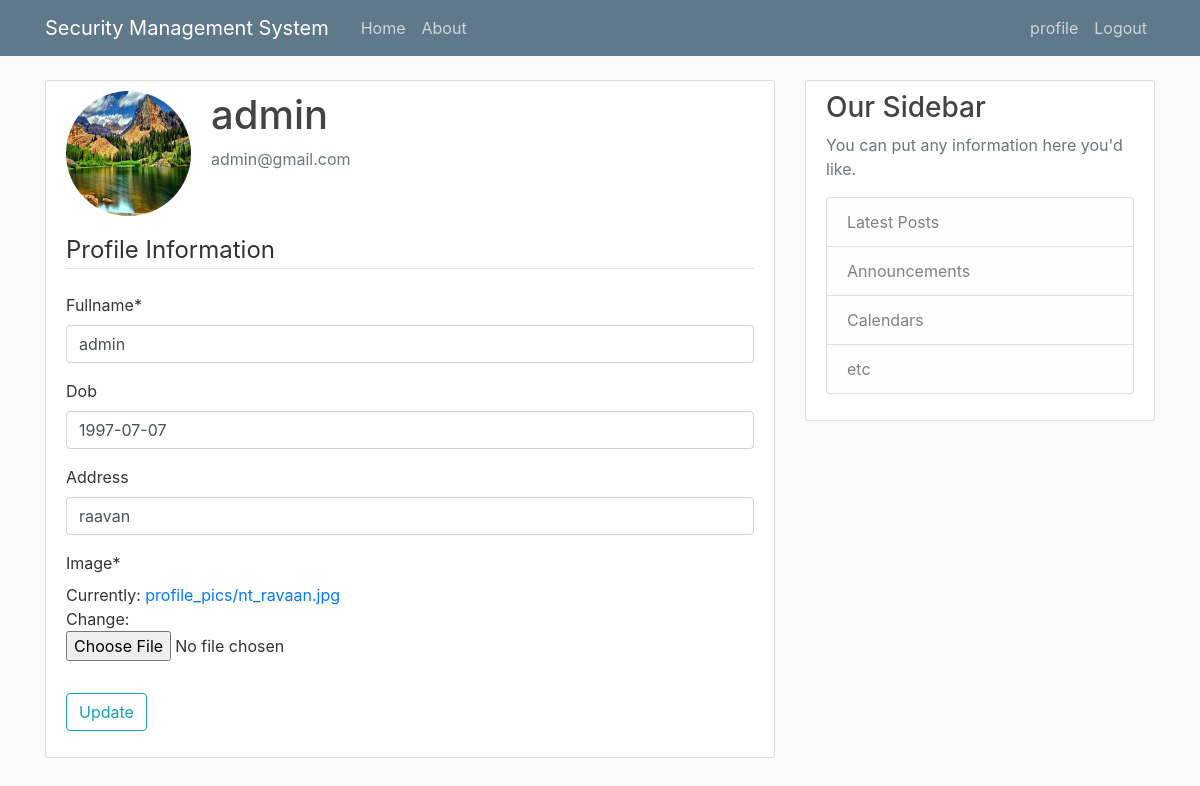
Page /profile/ (signed in) on the committed database.
### security/models.py (models this page shows, shortened)
class User(AbstractBaseUser):
	email = models.EmailField(verbose_name = 'email address',max_length=255,unique=True)
	fullname = models.CharField(verbose_name='fullname',max_length=200)
	is_active = models.BooleanField(default=True)
	is_admin = models.BooleanField(default=False)
	objects = UserManager()
	USERNAME_FIELD = 'email'
	REQUIRED_FIELDS = ['fullname']

class Profile(models.Model):
	user = models.OneToOneField(settings.AUTH_USER_MODEL,on_delete=models.CASCADE)
	address = models.CharField(max_length=200,blank=True,null=True)
	dob = models.DateField(blank=True,null=True)
	image = models.ImageField(default='deafult.jpg',upload_to='profile_pics')

### security/views.py (the view)
# urls.py: path('profile/',views.profile,name='profile'),
@login_required
def profile(request):
	if request.method == 'POST':
		u_form = UserUpdateForm(request.POST,
			instance = request.user)
		p_form = ProfileUpdateForm(request.POST, request.FILES,
			instance = request.user.profile)
		if u_form.is_valid() and p_form.is_valid():
			u_form.save()
			p_form.save()
			messages.success(request,f'Account has been updated')
			return redirect('profile')
	else :
		u_form = UserUpdateForm(instance = request.user)
		p_form = ProfileUpdateForm(instance = request.user.profile)
	context = {'u_form' : u_form,
				'p_form' : p_form
				}
	return render(request,'security/profile.html',context)

### security/forms.py
class UserUpdateForm(forms.ModelForm):
	fullname = forms.CharField()
	class Meta:
		model = User
		fields = ['fullname']

class ProfileUpdateForm(forms.ModelForm):
	class Meta:
		model = Profile
		fields = ['dob','address','image']

### security/templates/security/profile.html (shortened to what this page needs)
{% extends "security/base2.html" %}
{% load crispy_forms_tags %}
{% block content %}
<div class="content-section">
  <div class="media">
    <img class="rounded-circle account-img" src="{{ user.profile.image.url }}">
    <div class="media-body">
      <h2 class="account-heading">{{user.fullname}}</h2>
      <p class="text-secondary">{{user.email}}</p>
    </div>
  </div>
  <form method="POST" enctype="multipart/form-data">
		<fieldset class="form-group">
			<legend class="border-bottom mb-4">Profile Information</legend>
			{{ u_form|crispy }}
			{{ p_form|crispy }}
		</fieldset>
		<div class="form-group">
			<button class="btn btn-outline-info" type="submit">Update</button>
		</div>
	</form>
</div>
{% endblock content %}

### security/static/security/main.css (style rules this page uses)
body { background: #fafafa; color: #333333; margin-top: 5rem; }
h1, h2, h3, h4, h5, h6 { color: #444444; }
.content-section { background: #ffffff; padding: 10px 20px; border: 1px solid #dddddd; border-radius: 3px; margin-bottom: 20px; }
.account-img { height: 125px; width: 125px; margin-right: 20px; margin-bottom: 16px; }
.account-heading { font-size: 2.5rem; }

### rows in the picture
User: profile.image (picture), fullname "admin", email "admin@gmail.com"
Profile: dob "1997-07-07", address "raavan"
